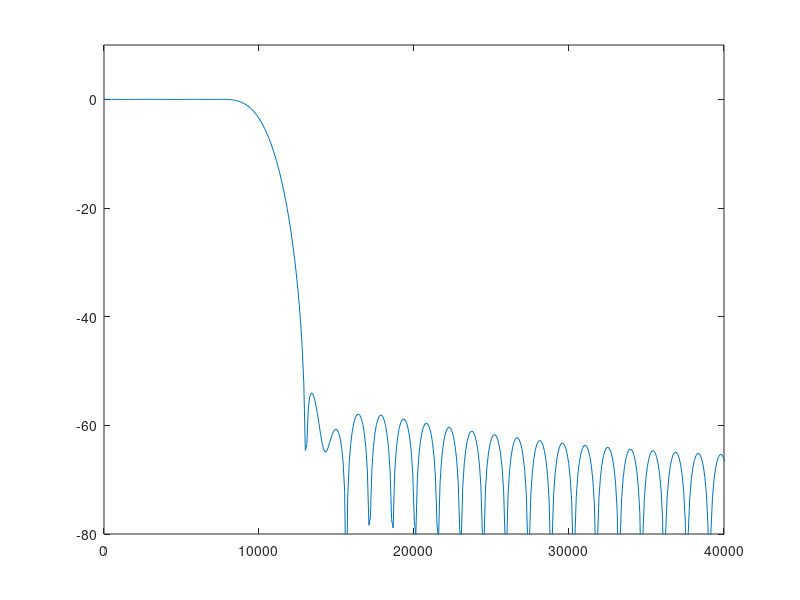

Here is the MATLAB script that generated this plot:
% Calculate FIR filter coefficients and frequency response
clear; close; clc; clf;
pkg load signal;

Ntap = 69; % use Fred Harris Approximation
dB = 40;
Norder = Ntap - 1;
Fsamp = 100000;
Fnyq = Fsamp / 2;
Fpass  = 10000 / Fnyq;

% Iterate until pass-band edge is better than -3dB
Fudge=1.00;
for i=1:100

  % Create the filter coefficients
  Fpass2 = Fudge*Fpass;
  Coef = fir1(Norder, Fpass2, 'low');

  % Generate frequency response for the filter
  FFTsize = 1024;
  x = [0:FFTsize-1] * Fsamp / FFTsize;
  FreqResponse = 20*log10(abs((fft(Coef,FFTsize))));

  % Find response at passband edge
  ii = round( Fpass * FFTsize / 2);
  ResponseAtPass = FreqResponse(ii);

  % If not good enough then make Fpass a little larger
  if ResponseAtPass < -3.0
    Fudge = Fudge + 0.004;
  else
    fprintf("Fpass adjusted to: %9.1f Hz\n", Fpass2*Fnyq);
    fprintf("Attenuation at Fpass is: %8.2f dB\n", ResponseAtPass);
    break;
  endif
  
end

% Only in Matlab. Not in Octave yet
% fvtool(Coef, 1);

figure; plot(x,FreqResponse); axis( [0 4*Fpass*Fnyq -80 10] );


